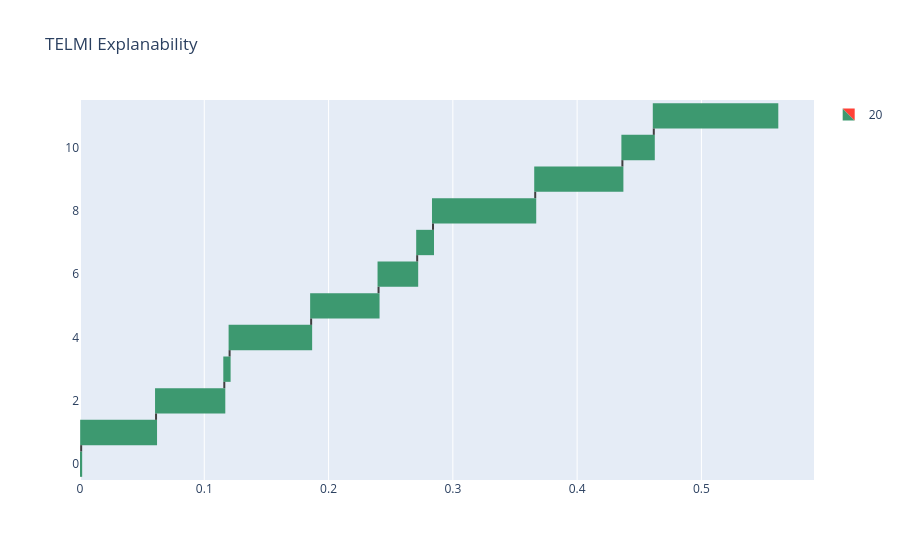

Notebook code for this chart:
### Code cell
import plotly.graph_objects as go

fig = go.Figure(go.Waterfall(
    name = "20", 
    orientation = "h",
    x = Coeff_df['TELMI'],
    textposition = "outside",
    y = Coeff_df['TELMI'].index,    
    connector = {"line":{"color":"rgb(63, 63, 63)"}},
))

fig.update_layout(
        title = "TELMI Explanability",
        showlegend = True
)

fig.show()

### Figure 1 — Plotly figure (JSON) as saved in the notebook; plotly's stock layout.template omitted (floating-point values rounded to 4 significant figures)
{"data": [{"connector": {"line": {"color": "rgb(63, 63, 63)"}}, "name": "20", "orientation": "h", "textposition": "outside", "type": "waterfall", "x": [0.0009405, 0.06025, 0.05492, 0.00427, 0.0656, 0.05424, 0.03109, 0.01271, 0.08226, 0.07014, 0.02527, 0.09937], "y": [0, 1, 2, 3, 4, 5, 6, 7, 8, 9, 10, 11]}], "layout": {"showlegend": true, "title": {"text": "TELMI Explanability"}}}
